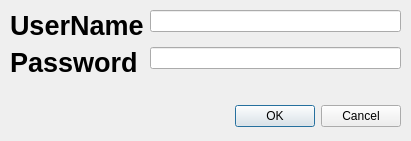
<?xml version="1.0" encoding="UTF-8"?>
<ui version="4.0">
 <class>Dialog</class>
 <widget class="QDialog" name="Dialog">
  <property name="geometry">
   <rect>
    <x>0</x>
    <y>0</y>
    <width>411</width>
    <height>141</height>
   </rect>
  </property>
  <property name="windowTitle">
   <string>Login Info</string>
  </property>
  <widget class="QDialogButtonBox" name="buttonBox">
   <property name="geometry">
    <rect>
     <x>60</x>
     <y>100</y>
     <width>341</width>
     <height>32</height>
    </rect>
   </property>
   <property name="orientation">
    <enum>Qt::Horizontal</enum>
   </property>
   <property name="standardButtons">
    <set>QDialogButtonBox::Cancel|QDialogButtonBox::Ok</set>
   </property>
  </widget>
  <widget class="QWidget" name="formLayoutWidget">
   <property name="geometry">
    <rect>
     <x>10</x>
     <y>10</y>
     <width>391</width>
     <height>91</height>
    </rect>
   </property>
   <layout class="QFormLayout" name="LogingLay">
    <item row="0" column="0">
     <widget class="QLabel" name="userLabel">
      <property name="font">
       <font>
        <pointsize>20</pointsize>
        <weight>75</weight>
        <bold>true</bold>
       </font>
      </property>
      <property name="text">
       <string>UserName</string>
      </property>
     </widget>
    </item>
    <item row="1" column="0">
     <widget class="QLabel" name="passwordLabel">
      <property name="font">
       <font>
        <pointsize>20</pointsize>
        <weight>75</weight>
        <italic>false</italic>
        <bold>true</bold>
       </font>
      </property>
      <property name="text">
       <string>Password</string>
      </property>
     </widget>
    </item>
    <item row="0" column="1">
     <widget class="QLineEdit" name="userLineText">
      <property name="echoMode">
       <enum>QLineEdit::Normal</enum>
      </property>
     </widget>
    </item>
    <item row="1" column="1">
     <widget class="QLineEdit" name="passwordLineText">
      <property name="echoMode">
       <enum>QLineEdit::Password</enum>
      </property>
     </widget>
    </item>
   </layout>
  </widget>
 </widget>
 <resources/>
 <connections>
  <connection>
   <sender>buttonBox</sender>
   <signal>accepted()</signal>
   <receiver>Dialog</receiver>
   <slot>accept()</slot>
   <hints>
    <hint type="sourcelabel">
     <x>248</x>
     <y>254</y>
    </hint>
    <hint type="destinationlabel">
     <x>157</x>
     <y>274</y>
    </hint>
   </hints>
  </connection>
  <connection>
   <sender>buttonBox</sender>
   <signal>rejected()</signal>
   <receiver>Dialog</receiver>
   <slot>reject()</slot>
   <hints>
    <hint type="sourcelabel">
     <x>316</x>
     <y>260</y>
    </hint>
    <hint type="destinationlabel">
     <x>286</x>
     <y>274</y>
    </hint>
   </hints>
  </connection>
 </connections>
</ui>
